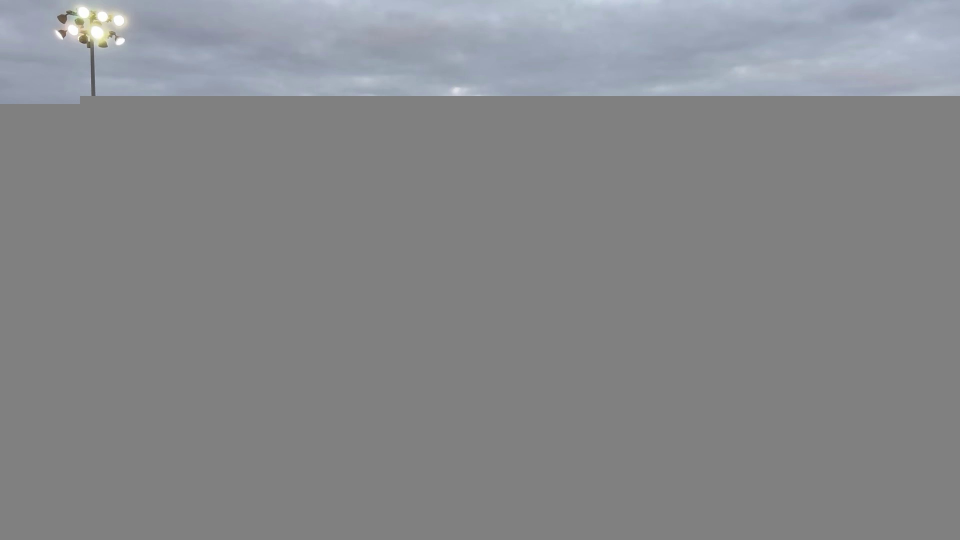
#> input picture img17.jpg, 1920 x 1080 px (shown at 1/2 size)
$ python line_detection.py --image img17.jpg
#> lines starting #> are read from the running program, lines starting #| are printed output that depends on the picture; after the words box and inside, x2 and y2 are one past the last pixel; in counts of white or black regions, pixels touching at a corner belong together
# import the necessary packages
import numpy as np
import argparse
import cv2
import scipy.ndimage as ndi
# import  poly_point_isect as bot

# construct the argument parse and parse the arguments
ap = argparse.ArgumentParser()
ap.add_argument("-i", "--image", help = "path to the image")
args = vars(ap.parse_args())

# load the image
image = cv2.imread(args["image"])
#> image is the input picture: shape (1080, 1920, 3); mean B, G, R 138.2, 135.6, 134.1

# define the list of boundaries
boundaries = [
    ([180, 180, 100], [255, 255, 255])
]

# loop over the boundaries
for (lower, upper) in boundaries:
    # create NumPy arrays from the boundaries
    lower = np.array(lower, dtype = "uint8")
    upper = np.array(upper, dtype = "uint8")

    # find the colors within the specified boundaries and apply
    # the mask
    mask = cv2.inRange(image, lower, upper)
    output = cv2.bitwise_and(image, image, mask = mask)

    # show the images
    # cv2.imshow("images", np.hstack([image, output]))
    cv2.waitKey(0)
#> this loop made 1 pass
#> pass 1, `mask = cv2.inRange(image, lower, upper)`:
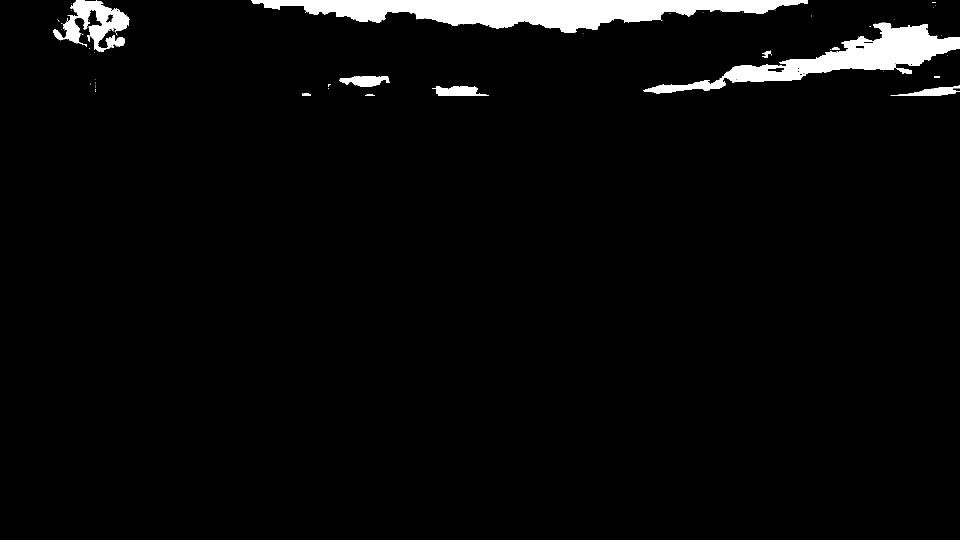
#> mask: shape (1080, 1920) (shown at 1/2 size); 3.6% white; 70 white regions (58 under 20 px), largest, box (x1, y1, x2, y2) and area: (502, 0, 1616, 66) 38257, (1439, 45, 1920, 166) 21667, (106, 0, 259, 103) 6964
#> pass 1, `output = cv2.bitwise_and(image, image, mask = mask)`:
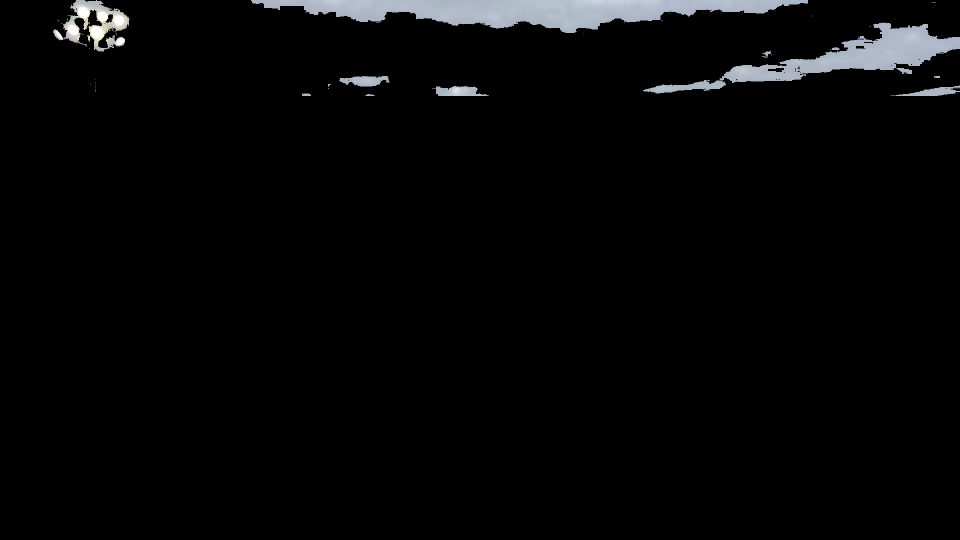
#> output: shape (1080, 1920, 3) (shown at 1/2 size); mean B, G, R 7.1, 6.7, 6.4


#Converting input to gray scale
gray = cv2.cvtColor(output,cv2.COLOR_BGR2GRAY)

#Blurring image to reduce noise
kernel_size = 5
blur_gray = cv2.GaussianBlur(gray,(kernel_size, kernel_size),0)

low_threshold = 10
high_threshold = 200
edges = cv2.Canny(gray, low_threshold, high_threshold)
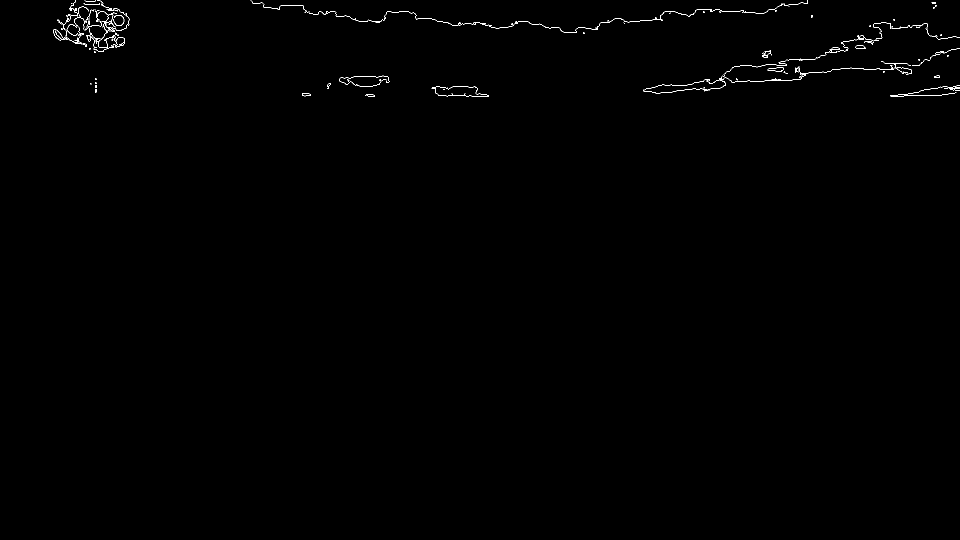
#> edges: shape (1080, 1920) (shown at 1/2 size); 0.32% white in thin lines or dots, all inside (x1, y1, x2, y2) = (106, 0, 1920, 193)
dilated = cv2.dilate(edges, np.ones((2,2), dtype=np.uint8))
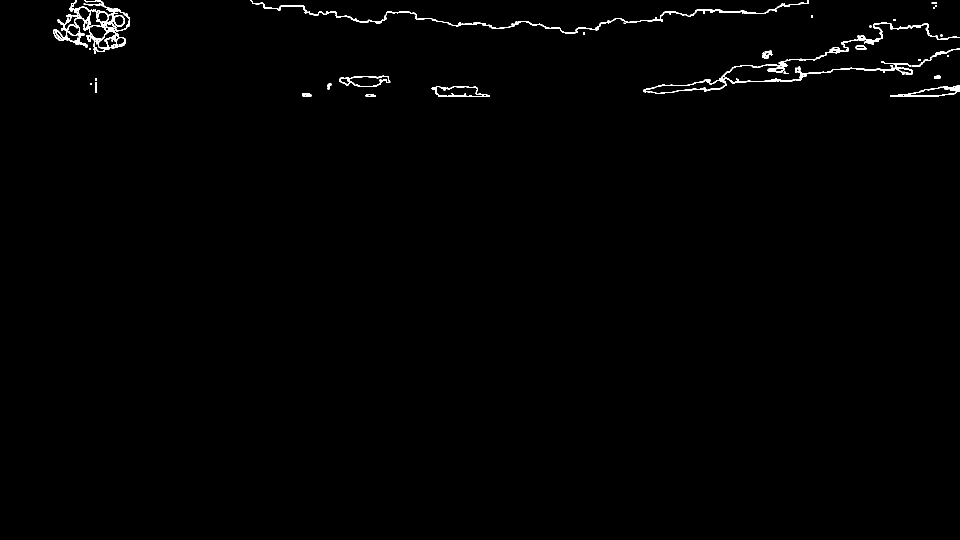
#> dilated: shape (1080, 1920) (shown at 1/2 size); 0.7% white in thin lines or dots, all inside (x1, y1, x2, y2) = (106, 0, 1920, 194)


# [9 lines of commented-out code are left out]
cv2.waitKey(0)


#Using this method doesn't have as many unecessary lines as the contour method, but is missing some needed lines


rho = 1  # distance resolution in pixels of the Hough grid
theta = np.pi / 180  # angular resolution in radians of the Hough grid
threshold = 10 # minimum number of votes (intersections in Hough grid cell)
min_line_length = 40  # minimum number of pixels making up a line
max_line_gap = 5  # maximum gap in pixels between connectable line segments
line_image = np.copy(output) * 0  # creating a blank to draw lines on
#> line_image: shape (1080, 1920, 3); every value is 0

# Run Hough on edge detected image
# Output "lines" is an array containing endpoints of detected line segments

lines = cv2.HoughLinesP(dilated, rho, theta, threshold, np.array([]), min_line_length, max_line_gap)
#> lines = 20 rows, first 6: [876, 192, 978, 192], [154, 67, 214, 83], [1808, 191, 1884, 191], [1319, 187, 1392, 177], [1391, 20, 1443, 20], [1463, 163, 1585, 161]

points = []
for line in lines:
    for x1, y1, x2, y2 in line:
        points.append(((x1 + 0.0, y1 + 0.0), (x2 + 0.0, y2 + 0.0)))
        print(x1 + 0.0, y1 + 0.0, x2, y2)
        cv2.line(image, (x1, y1), (x2, y2), (0, 255, 0), 2)
#> this loop made 20 passes
#> line on passes 1 to 12: [[876, 192, 978, 192]], [[154, 67, 214, 83]], [[1808, 191, 1884, 191]], [[1319, 187, 1392, 177]], [[1391, 20, 1443, 20]], [[1463, 163, 1585, 161]], [[1368, 171, 1420, 159]], [[1708, 79, 1757, 81]], [[175, 78, 218, 77]], [[1451, 23, 1492, 23]], [[1617, 145, 1661, 144]], [[1781, 56, 1823, 56]]
#| 876.0 192.0 978 192
#| 154.0 67.0 214 83
#| 1808.0 191.0 1884 191
#| 1319.0 187.0 1392 177
#| 1391.0 20.0 1443 20
#| 1463.0 163.0 1585 161
#| 1368.0 171.0 1420 159
#| 1708.0 79.0 1757 81
#> (further printed lines are left out)
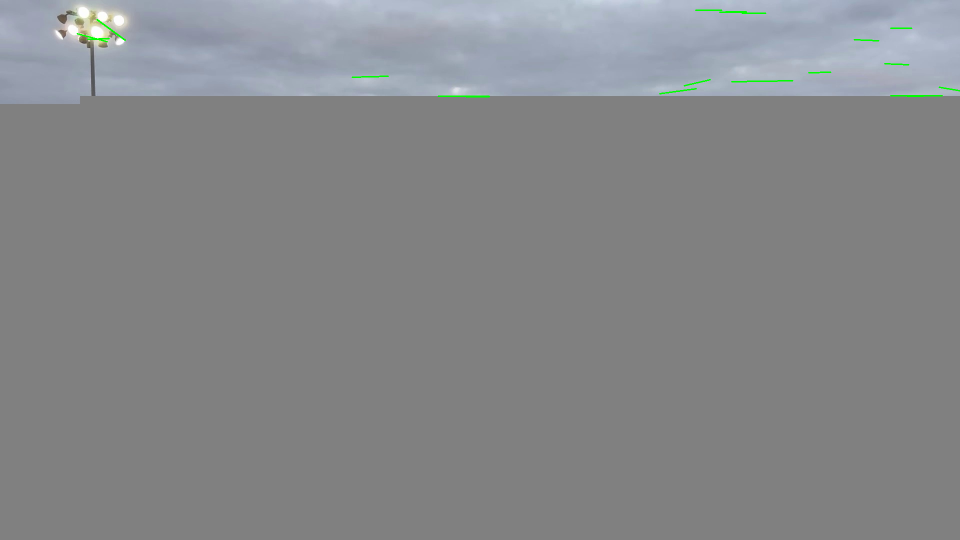
#> image: shape (1080, 1920, 3) (shown at 1/2 size); 0.16% of pixels changed, all inside (x1, y1, x2, y2) = (153, 19, 1920, 195)
#> after the loop, points = 20 items

# [8 lines of commented-out code are left out]
cv2.imshow('image with lines', image)
cv2.waitKey(0)

lines_edges = cv2.addWeighted(output, 0.8, line_image, 1, 0)
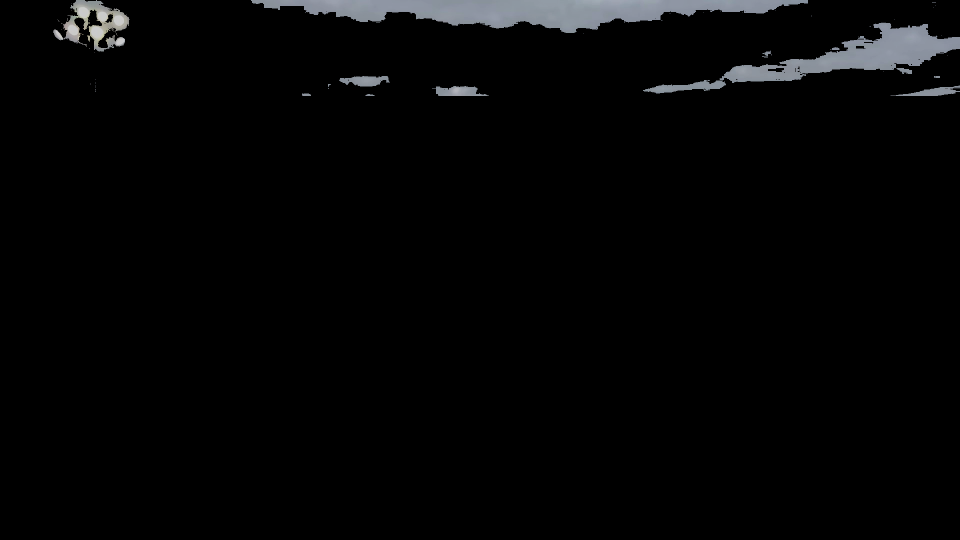
#> lines_edges: shape (1080, 1920, 3) (shown at 1/2 size); mean B, G, R 5.7, 5.4, 5.1
print(lines_edges.shape)
#| (1080, 1920, 3)

$ run again, on img23.jpg
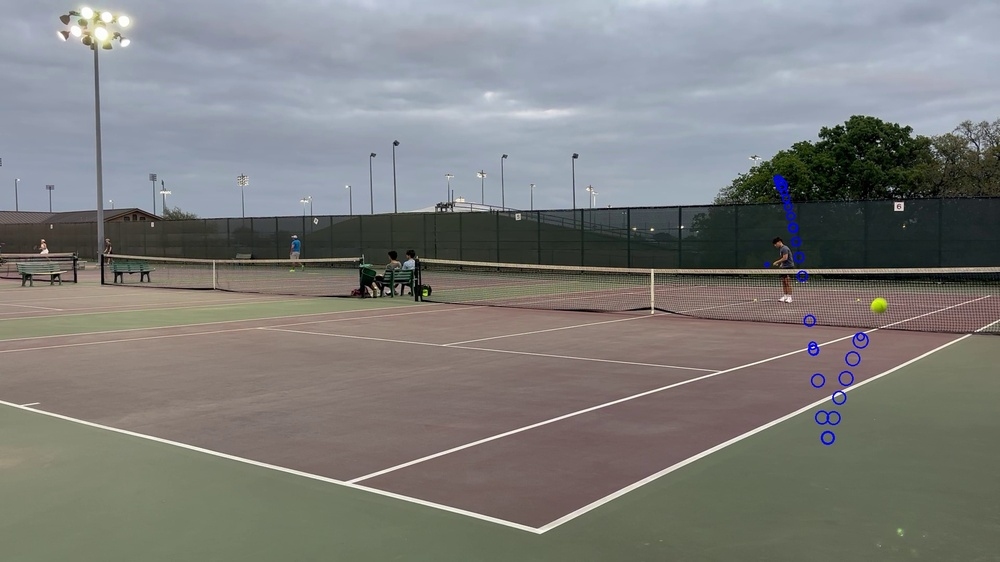
#> input picture img23.jpg, 1000 x 562 px, shrunk from 1920 x 1080 before the run
#> image is the input picture: shape (562, 1000, 3); mean B, G, R 122.9, 124.9, 124.9
#> edges: shape (562, 1000); 1.8% white in thin lines or dots
#> dilated: shape (562, 1000); 4.1% white; 169 white regions (83 under 20 px), largest, box (x1, y1, x2, y2) and area: (0, 334, 972, 535) 6575, (688, 26, 1000, 99) 2111, (296, 90, 615, 138) 1698
#> line_image: shape (562, 1000, 3); every value is 0
#> lines = 73 rows, first 6: [339, 485, 650, 390], [0, 400, 540, 534], [344, 484, 533, 531], [541, 533, 999, 320], [432, 210, 517, 207], [346, 485, 734, 367]
#> the loop `for line in lines:` made 73 passes
#> (printed output is left out)
#> after the loop `for line in lines:`:
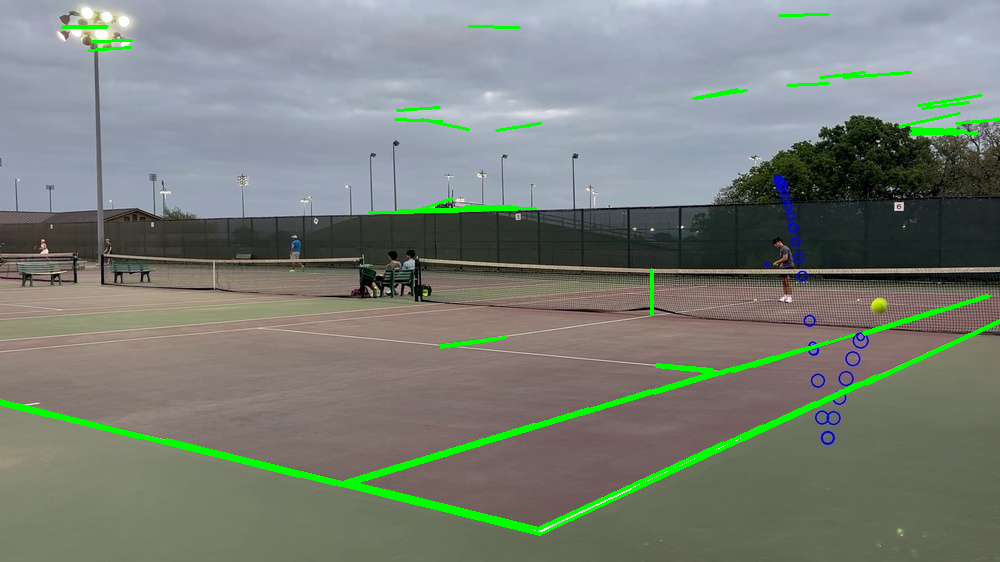
#> image: shape (562, 1000, 3); 2.76% of pixels changed, all inside (x1, y1, x2, y2) = (0, 13, 1000, 536)
#> after the loop `for line in lines:`: points = 73 items
#> `lines_edges = cv2.addWeighted(output, 0.8, line_image, 1, 0)`:
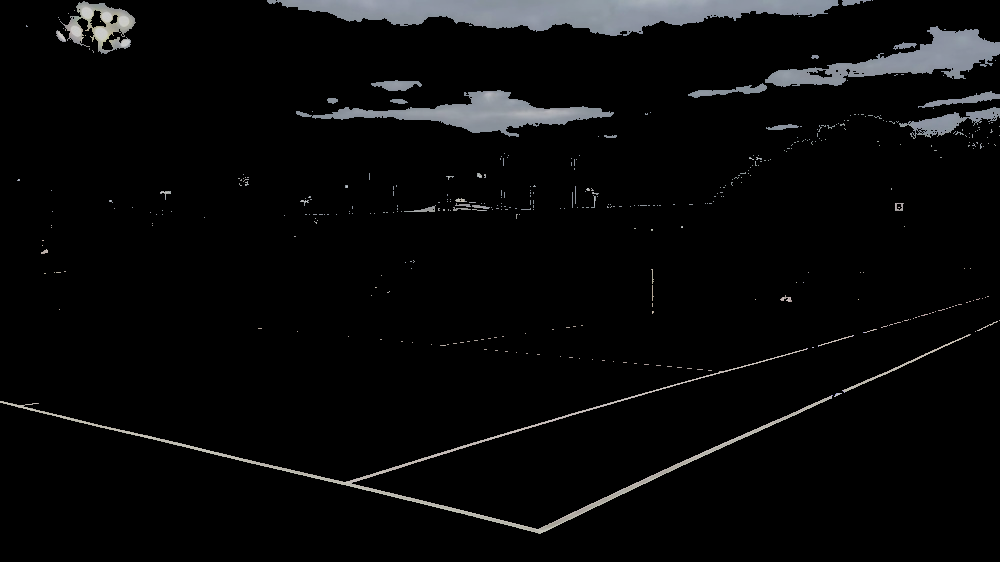
#> lines_edges: shape (562, 1000, 3); mean B, G, R 9.5, 9.1, 8.8
#| (562, 1000, 3)
